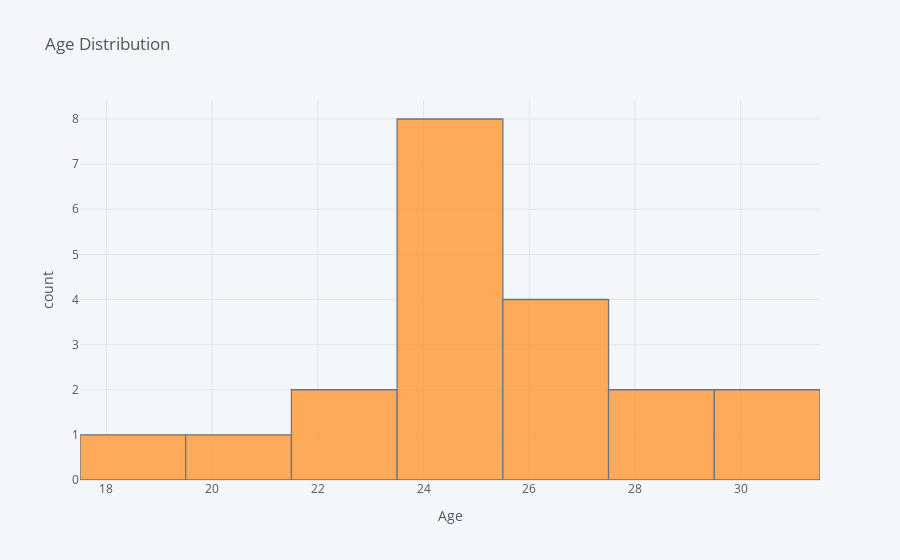

Notebook code cell kept with this figure:
### Code cell
# Single Var Distribution

data1['Age'].iplot(kind='hist', 
                   xTitle='Age', 
                   yTitle='count', 
                   title='Age Distribution')

### Figure 1 — Plotly figure (JSON) as saved in the notebook; plotly's stock layout.template omitted (floating-point values rounded to 4 significant figures)
{"data": [{"histfunc": "count", "histnorm": "", "marker": {"color": "rgba(255, 153, 51, 1.0)", "line": {"color": "#4D5663", "width": 1.3}}, "name": "Age", "opacity": 0.8, "orientation": "v", "type": "histogram", "x": [25, 22, 20, 27, 28, 24, 24, 23, 24, 30, 19, 24, 26, 26, 30, 24, 29, 27, 24, 25]}], "layout": {"barmode": "overlay", "legend": {"bgcolor": "#F5F6F9", "font": {"color": "#4D5663"}}, "paper_bgcolor": "#F5F6F9", "plot_bgcolor": "#F5F6F9", "title": {"font": {"color": "#4D5663"}, "text": "Age Distribution"}, "xaxis": {"gridcolor": "#E1E5ED", "showgrid": true, "tickfont": {"color": "#4D5663"}, "title": {"font": {"color": "#4D5663"}, "text": "Age"}, "zerolinecolor": "#E1E5ED"}, "yaxis": {"gridcolor": "#E1E5ED", "showgrid": true, "tickfont": {"color": "#4D5663"}, "title": {"font": {"color": "#4D5663"}, "text": "count"}, "zerolinecolor": "#E1E5ED"}}}
